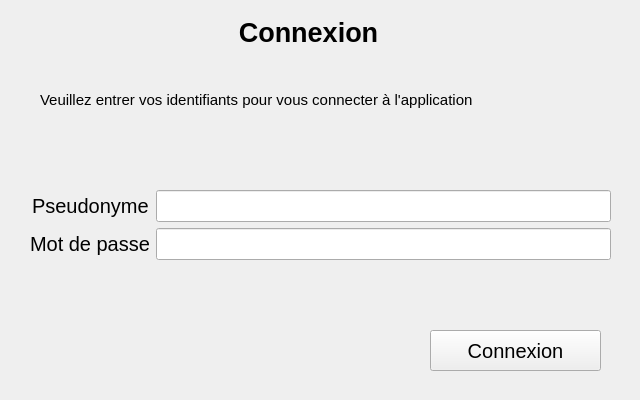
<?xml version="1.0" encoding="UTF-8"?>
<ui version="4.0">
 <class>Login</class>
 <widget class="QWidget" name="Login">
  <property name="geometry">
   <rect>
    <x>0</x>
    <y>0</y>
    <width>640</width>
    <height>400</height>
   </rect>
  </property>
  <property name="windowTitle">
   <string>Form</string>
  </property>
  <widget class="QWidget" name="formLayoutWidget">
   <property name="geometry">
    <rect>
     <x>30</x>
     <y>190</y>
     <width>581</width>
     <height>122</height>
    </rect>
   </property>
   <layout class="QFormLayout" name="formulaire">
    <property name="labelAlignment">
     <set>Qt::AlignCenter</set>
    </property>
    <item row="0" column="0">
     <widget class="QLabel" name="pseudonyme">
      <property name="font">
       <font>
        <pointsize>15</pointsize>
       </font>
      </property>
      <property name="layoutDirection">
       <enum>Qt::LeftToRight</enum>
      </property>
      <property name="text">
       <string>Pseudonyme</string>
      </property>
     </widget>
    </item>
    <item row="0" column="1">
     <widget class="QLineEdit" name="fieldUsername">
      <property name="font">
       <font>
        <pointsize>15</pointsize>
       </font>
      </property>
     </widget>
    </item>
    <item row="1" column="1">
     <widget class="QLineEdit" name="fieldMdp">
      <property name="font">
       <font>
        <pointsize>15</pointsize>
       </font>
      </property>
     </widget>
    </item>
    <item row="1" column="0">
     <widget class="QLabel" name="mdp">
      <property name="font">
       <font>
        <pointsize>15</pointsize>
       </font>
      </property>
      <property name="text">
       <string>Mot de passe</string>
      </property>
     </widget>
    </item>
    <item row="2" column="0" colspan="2">
     <widget class="QLabel" name="errorLabel">
      <property name="palette">
       <palette>
        <active>
         <colorrole role="WindowText">
          <brush brushstyle="SolidPattern">
           <color alpha="255">
            <red>255</red>
            <green>0</green>
            <blue>0</blue>
           </color>
          </brush>
         </colorrole>
        </active>
        <inactive>
         <colorrole role="WindowText">
          <brush brushstyle="SolidPattern">
           <color alpha="255">
            <red>255</red>
            <green>0</green>
            <blue>0</blue>
           </color>
          </brush>
         </colorrole>
        </inactive>
        <disabled/>
       </palette>
      </property>
      <property name="font">
       <font>
        <pointsize>11</pointsize>
       </font>
      </property>
      <property name="text">
       <string/>
      </property>
     </widget>
    </item>
   </layout>
  </widget>
  <widget class="QLabel" name="Titre">
   <property name="geometry">
    <rect>
     <x>170</x>
     <y>10</y>
     <width>277</width>
     <height>44</height>
    </rect>
   </property>
   <property name="font">
    <font>
     <pointsize>20</pointsize>
     <bold>true</bold>
    </font>
   </property>
   <property name="layoutDirection">
    <enum>Qt::LeftToRight</enum>
   </property>
   <property name="autoFillBackground">
    <bool>false</bool>
   </property>
   <property name="text">
    <string>Connexion</string>
   </property>
   <property name="alignment">
    <set>Qt::AlignCenter</set>
   </property>
  </widget>
  <widget class="QLabel" name="label">
   <property name="geometry">
    <rect>
     <x>40</x>
     <y>90</y>
     <width>521</width>
     <height>20</height>
    </rect>
   </property>
   <property name="font">
    <font>
     <pointsize>11</pointsize>
    </font>
   </property>
   <property name="text">
    <string>Veuillez entrer vos identifiants pour vous connecter à l'application</string>
   </property>
  </widget>
  <widget class="QPushButton" name="connexionButton">
   <property name="geometry">
    <rect>
     <x>430</x>
     <y>330</y>
     <width>171</width>
     <height>41</height>
    </rect>
   </property>
   <property name="font">
    <font>
     <pointsize>15</pointsize>
    </font>
   </property>
   <property name="text">
    <string>Connexion</string>
   </property>
  </widget>
 </widget>
 <resources/>
 <connections/>
</ui>
